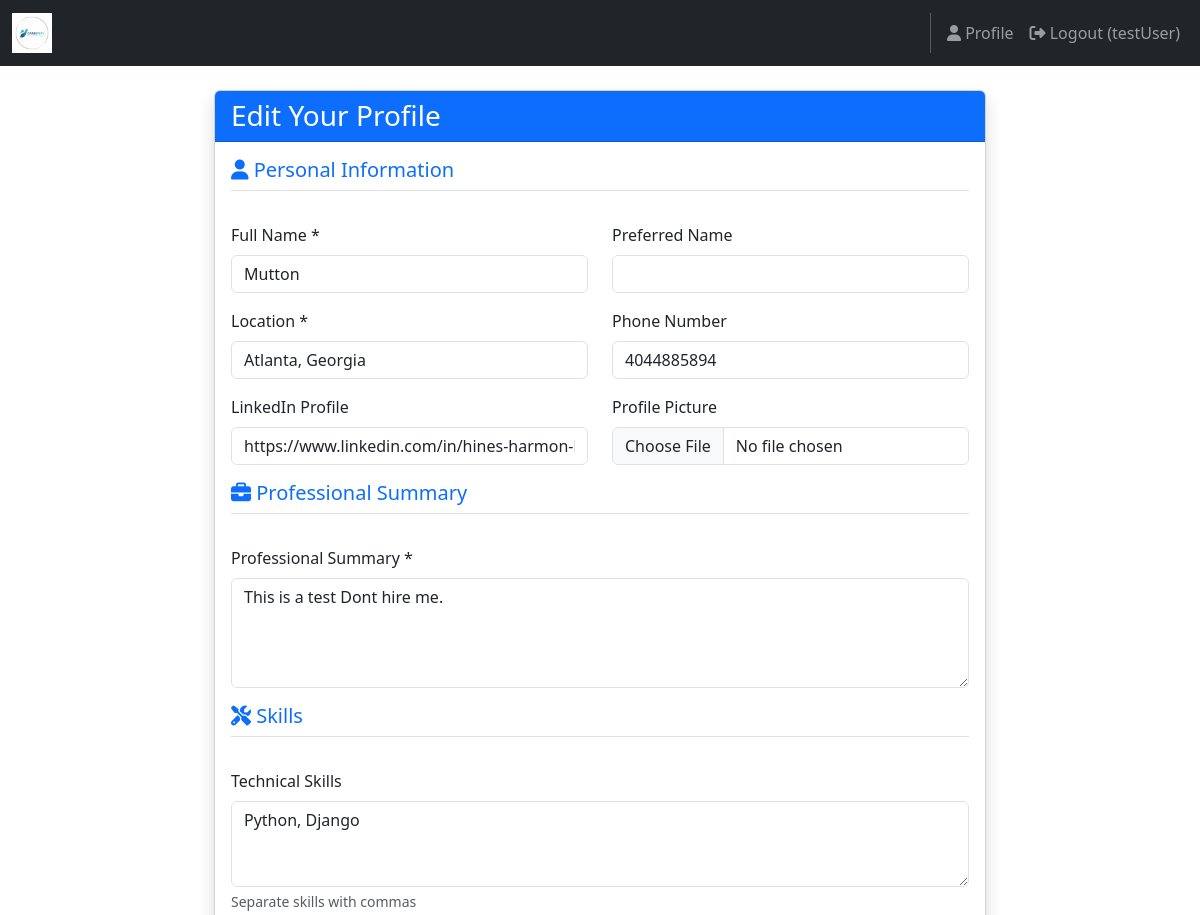
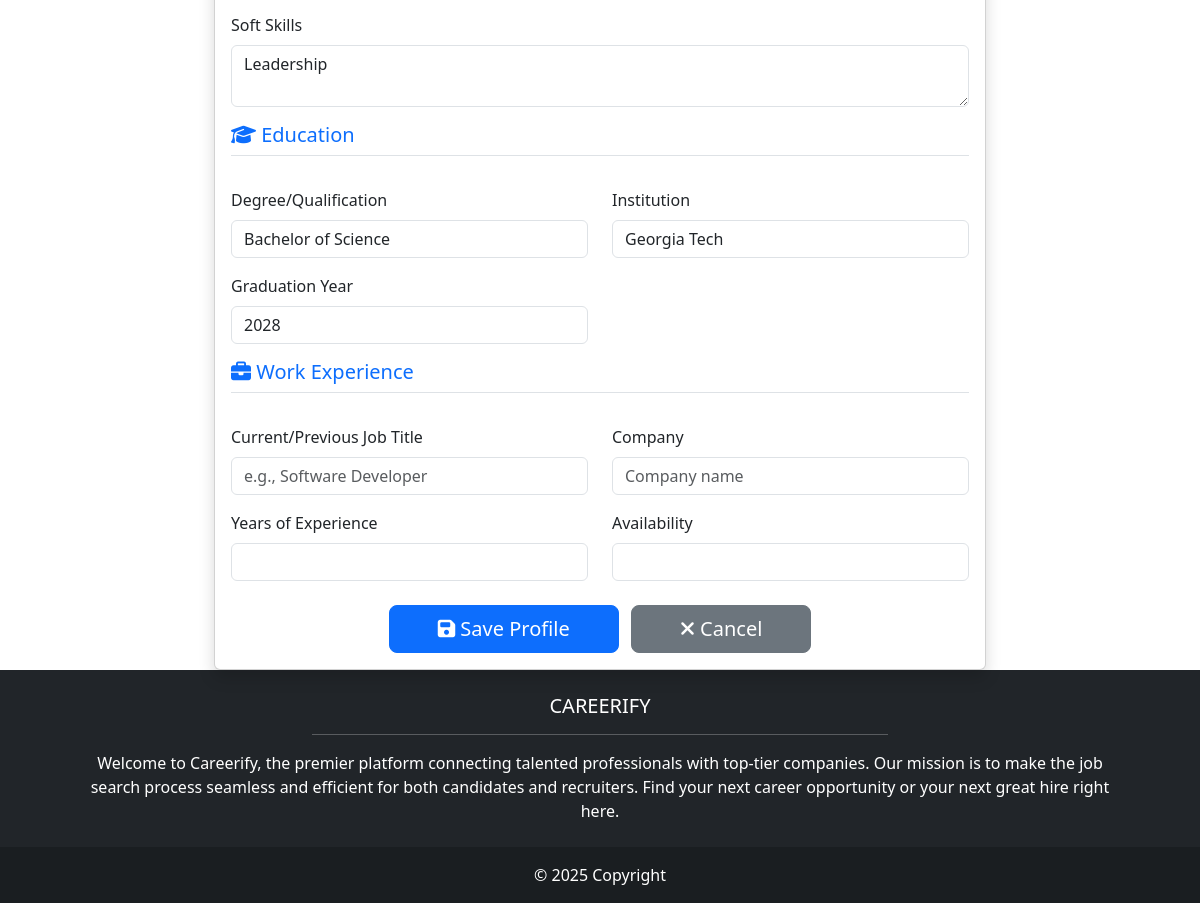
/accounts/profile/edit/ (signed in), run on an earlier commit of the app's database (2 pictures, top to bottom).
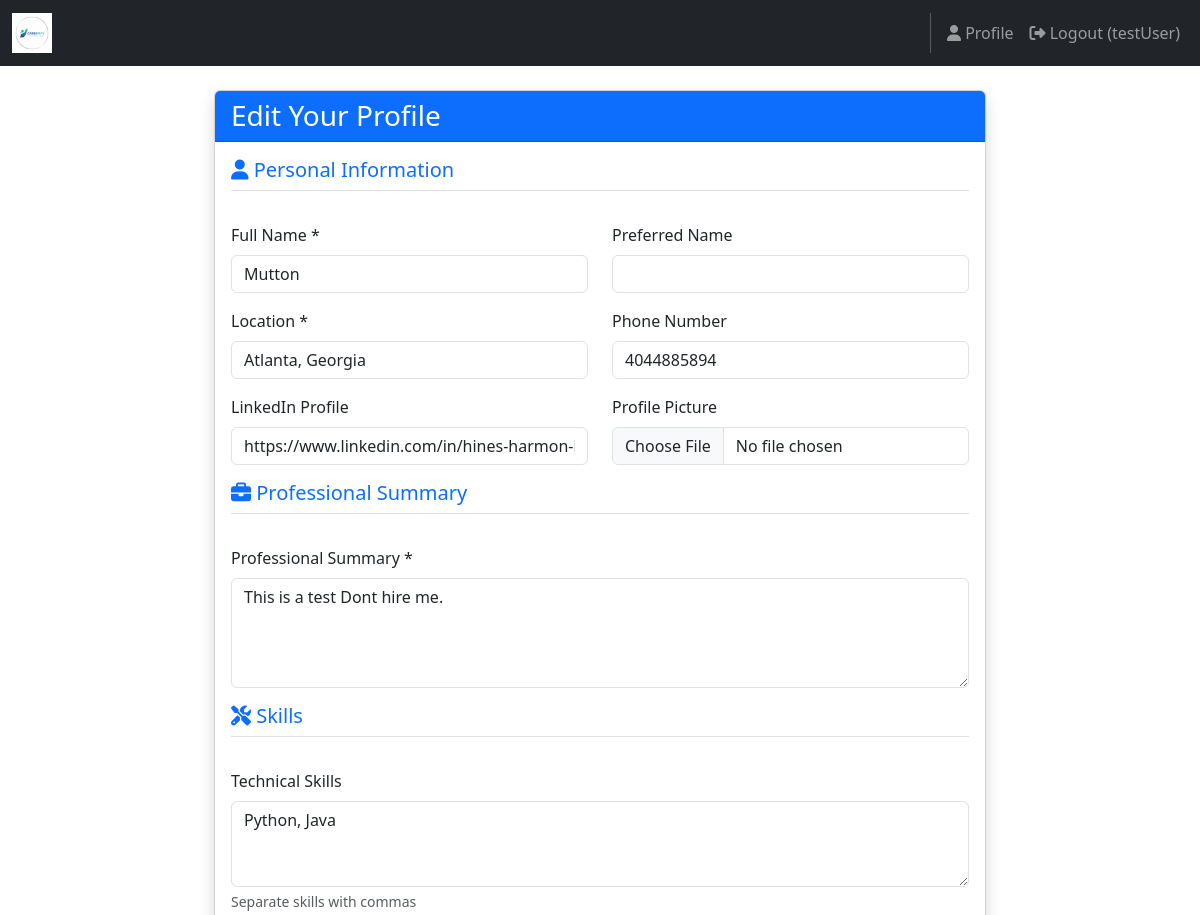
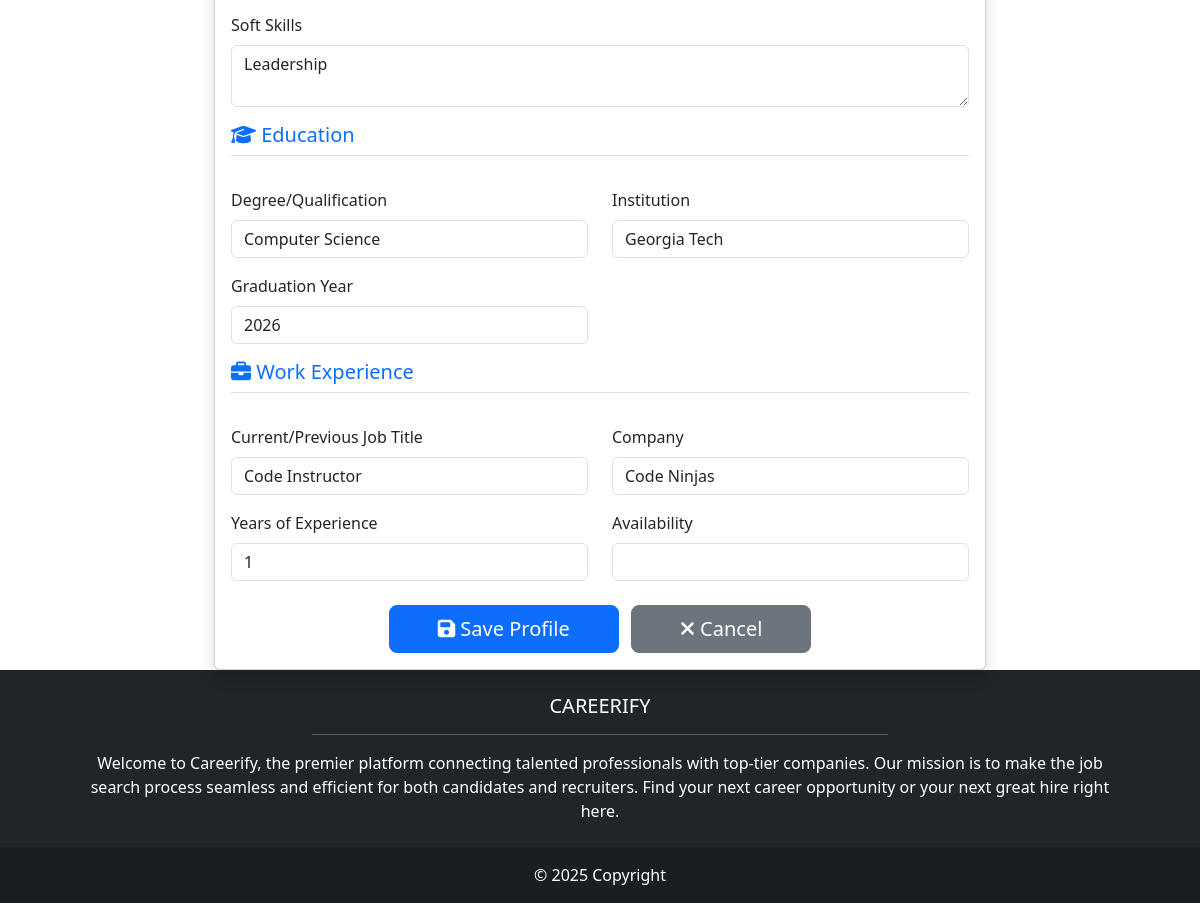
And on a later commit of the database (2 pictures, top to bottom).
### accounts/models.py (models this page shows, shortened)
class JobSeekerProfile(models.Model):
    profile = models.OneToOneField(Profile, on_delete=models.CASCADE, primary_key=True)
    full_name = models.CharField(max_length=100)
    preferred_name = models.CharField(max_length=100, blank=True)
    location = models.CharField(max_length=100, blank=True)
    phone = models.CharField(max_length=20, blank=True)
    linkedin = models.URLField(blank=True)
    profile_picture = models.ImageField(upload_to='profile_pics/jobseekers/', blank=True, null=True)
    summary = models.TextField(blank=True)
    technical_skills = models.TextField(blank=True)
    soft_skills = models.TextField(blank=True)
    degree = models.CharField(max_length=100, blank=True)
    institution = models.CharField(max_length=100, blank=True)
    graduation_year = models.IntegerField(blank=True, null=True)
    current_job = models.CharField(max_length=100, blank=True)
    company = models.CharField(max_length=100, blank=True)
    experience_years = models.CharField(max_length=20, blank=True)
    availability = models.CharField(max_length=20, blank=True)
    portfolio = models.URLField(blank=True)
    salary_expectation = models.CharField(max_length=50, blank=True)

### accounts/views.py (the view)
# urls.py: path('profile/edit/', views.edit_profile_view, name='accounts.edit_profile'),
@login_required
def edit_profile_view(request):
    profile = get_object_or_404(Profile, user=request.user)
    if profile.account_type == 'jobseeker':
        detailed_profile = get_object_or_404(JobSeekerProfile, profile=profile)
        form_class = JobSeekerProfileForm
        template_name = 'accounts/profile_form.html'
    elif profile.account_type == 'employer':
        detailed_profile = get_object_or_404(EmployerProfile, profile=profile)
        form_class = EmployerProfileForm
        template_name = 'accounts/profile_form.html'
    else:
        return redirect('home.index')
    if request.method == 'POST':
        form = form_class(request.POST, request.FILES, instance=detailed_profile)
        if form.is_valid():
            form.save()
            messages.success(request, 'Profile updated successfully!')
            return redirect('accounts.profile')
    else:
        form = form_class(instance=detailed_profile)
    return render(request, template_name, {'form': form, 'title': 'Edit Your Profile'})

### accounts/templates/accounts/profile_form.html (shortened to what this page needs)
{% extends 'base.html' %}
{% block content %}
<div class="container mt-4">
    <div class="row justify-content-center">
        <div class="col-lg-8">
            <div class="card shadow">
                <div class="card-header bg-primary text-white">
                    <h3 class="mb-0">{{ title }}</h3>
                </div>
                <div class="card-body">
                    <form method="post" enctype="multipart/form-data">
                        {% if request.user.profile.account_type == 'jobseeker' %}
                            <div class="row mb-4"><div class="col-12"><h5 class="text-primary border-bottom pb-2"><i class="fas fa-user"></i> Personal Information</h5></div></div>
                            <div class="row mb-3">
                                <div class="col-md-6"><label class="form-label">Full Name *</label>{{ form.full_name }}</div>
                                <div class="col-md-6"><label class="form-label">Preferred Name</label>{{ form.preferred_name }}</div>
                            </div>
                            <div class="row mb-3">
                                <div class="col-md-6"><label class="form-label">Location *</label>{{ form.location }}</div>
                                <div class="col-md-6"><label class="form-label">Phone Number</label>{{ form.phone }}</div>
                            </div>
                            <div class="row mb-3">
                                <div class="col-md-6"><label class="form-label">LinkedIn Profile</label>{{ form.linkedin }}</div>
                                <div class="col-md-6"><label class="form-label">Profile Picture</label>{{ form.profile_picture }}</div>
                            </div>
                            <div class="row mb-4"><div class="col-12"><h5 class="text-primary border-bottom pb-2"><i class="fas fa-briefcase"></i> Professional Summary</h5></div></div>
                            <div class="row mb-3">
                                <div class="col-12"><label class="form-label">Professional Summary *</label>{{ form.summary }}</div>
                            </div>
                            <div class="row mb-4"><div class="col-12"><h5 class="text-primary border-bottom pb-2"><i class="fas fa-tools"></i> Skills</h5></div></div>
                            <div class="row mb-3">
                                <div class="col-12"><label class="form-label">Technical Skills</label>{{ form.technical_skills }}<div class="form-text">Separate skills with commas</div></div>
                            </div>
                            <div class="row mb-3">
                                <div class="col-12"><label class="form-label">Soft Skills</label>{{ form.soft_skills }}</div>
                            </div>
                            <div class="row mb-4"><div class="col-12"><h5 class="text-primary border-bottom pb-2"><i class="fas fa-graduation-cap"></i> Education</h5></div></div>
                            <div class="row mb-3">
                                <div class="col-md-6"><label class="form-label">Degree/Qualification</label>{{ form.degree }}</div>
                                <div class="col-md-6"><label class="form-label">Institution</label>{{ form.institution }}</div>
                            </div>
                            <div class="row mb-3">
                                <div class="col-md-6"><label class="form-label">Graduation Year</label>{{ form.graduation_year }}</div>
                            </div>
                            <div class="row mb-4"><div class="col-12"><h5 class="text-primary border-bottom pb-2"><i class="fas fa-briefcase"></i> Work Experience</h5></div></div>
                            <div class="row mb-3">
                                <div class="col-md-6"><label class="form-label">Current/Previous Job Title</label>{{ form.current_job }}</div>
                                <div class="col-md-6"><label class="form-label">Company</label>{{ form.company }}</div>
                            </div>
                            <div class="row mb-3">
                                <div class="col-md-6"><label class="form-label">Years of Experience</label>{{ form.experience_years }}</div>
                                <div class="col-md-6"><label class="form-label">Availability</label>{{ form.availability }}</div>
                            </div>
                        {% endif %}
                        <div class="row mt-4">
                            <div class="col-12 text-center">
                                <button type="submit" class="btn btn-primary btn-lg px-5"><i class="fas fa-save"></i> Save Profile</button>
                                <a href="{% url 'accounts.profile' %}" class="btn btn-secondary btn-lg px-5 ms-2"><i class="fas fa-times"></i> Cancel</a>
                            </div>
                        </div>
                    </form>
                </div>
            </div>
        </div>
    </div>
</div>
{% endblock %}

### JobRecruiter/templates/base.html (shortened to what this page needs)
<!DOCTYPE html>
<html>
    {%load static%}
  <head>
    <link href=
      "https://cdn.jsdelivr.net/npm/bootstrap@5.3.3/dist/css/bootstrap.min.css" rel="stylesheet">
    <link rel= "stylesheet"  href="https://cdnjs.cloudflare.com/ajax/libs/font-awesome/6.1.1/css/all.min.css">
    <link rel="stylesheet" type="text/css" href="{% static 'css/style.css' %}">
  </head>
  <body class="d-flex flex-column min-vh-100">
    <nav class="navbar navbar-expand-lg navbar-dark bg-dark">
    <div class="container-fluid">
        <a class="navbar-brand" href="{% url 'home.index' %}">
            <img src="{% static 'img/careerifylogo.png' %}" alt="Logo" height="40">
        </a>
        <div class="collapse navbar-collapse" id="mainNavbar">
            <div class="navbar-nav">
              {% if user.is_authenticated %}
              <a class="nav-link" href="{% url 'accounts.profile' %}">
                <i class="fas fa-user"></i> Profile
              </a>
              <a class="nav-link"
                href="{% url 'accounts.logout' %}">
                <i class="fas fa-sign-out-alt"></i> Logout ({{user.username }})
              </a>
              {% endif %}
            </div>
        </div>
    </div>
</nav>
    <main>
      {% block content %}
      {% endblock content %}
    </main>
    <footer class="bg-dark text-center text-white">
      <div class="container p-4 pb-0">
        <section class="mb-4">
          <h5 class="text-uppercase">Careerify</h5>
          <hr class="w-50 mx-auto" />
          <p class="px-md-5">
            Welcome to Careerify, the premier platform connecting talented professionals with top-tier companies. Our mission is to make the job search process seamless and efficient for both candidates and recruiters. Find your next career opportunity or your next great hire right here.
          </p>
        </section>
        </div>
      <div class="text-center p-3" style="background-color: rgba(0, 0, 0, 0.2);">
        © 2025 Copyright
      </div>
      </footer>
  </body>
</html>

### JobRecruiter/static/css/style.css (style rules this page uses)
.text-center { text-align: center !important; }
.container { max-width: 1200px; margin: 0 auto; padding: 0 15px; }

What changed in the data, as far as the page shows it:
changed JobSeekerProfile "Mutton": technical_skills "Python, Django" → "Python, Java"; degree "Bachelor of Science" → "Computer Science"; graduation_year "2028" → "2026"; current_job (not shown) → "Code Instructor"; company (not shown) → "Code Ninjas"; experience_years (not shown) → "1"
